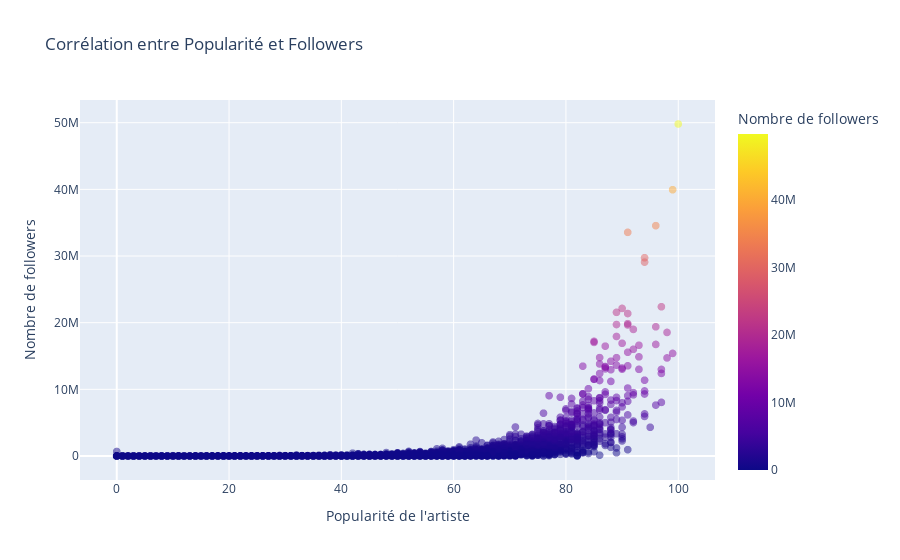

This figure's notebook cell:
### Code cell
import pandas as pd
import plotly.express as px
from sklearn.preprocessing import StandardScaler

df_artists = pd.read_csv("musicoset/artists.csv", sep="\t")

df_artists['popularity'] = pd.to_numeric(df_artists['popularity'], errors='coerce')
df_artists['followers'] = pd.to_numeric(df_artists['followers'], errors='coerce')

fig = px.scatter(df_artists, x='popularity', y='followers', color='followers',
                 title='Corrélation entre Popularité et Followers',
                 labels={'popularity': 'Popularité de l\'artiste', 'followers': 'Nombre de followers'})

fig.update_traces(marker=dict(size=8, opacity=0.5))
fig.show()

### Figure 1 — Plotly figure (JSON) as saved in the notebook; plotly's stock layout.template omitted (floating-point values rounded to 4 significant figures; data arrays with more than 128 entries replaced by an {"elided": "..."} marker saying what was removed)
{"data": [{"hovertemplate": "Popularité de l'artiste=%{x}<br>Nombre de followers=%{marker.color}<extra></extra>", "legendgroup": "", "marker": {"color": {"elided": "11518 int values"}, "coloraxis": "coloraxis", "opacity": 0.5, "size": 8, "symbol": "circle"}, "mode": "markers", "name": "", "showlegend": false, "type": "scattergl", "x": {"elided": "11518 int values"}, "xaxis": "x", "y": {"elided": "11518 int values"}, "yaxis": "y"}], "layout": {"coloraxis": {"colorbar": {"title": {"text": "Nombre de followers"}}, "colorscale": [[0, "#0d0887"], [0.1111, "#46039f"], [0.2222, "#7201a8"], [0.3333, "#9c179e"], [0.4444, "#bd3786"], [0.5556, "#d8576b"], [0.6667, "#ed7953"], [0.7778, "#fb9f3a"], [0.8889, "#fdca26"], [1, "#f0f921"]]}, "legend": {"tracegroupgap": 0}, "title": {"text": "Corrélation entre Popularité et Followers"}, "xaxis": {"anchor": "y", "domain": [0, 1], "title": {"text": "Popularité de l'artiste"}}, "yaxis": {"anchor": "x", "domain": [0, 1], "title": {"text": "Nombre de followers"}}}}
